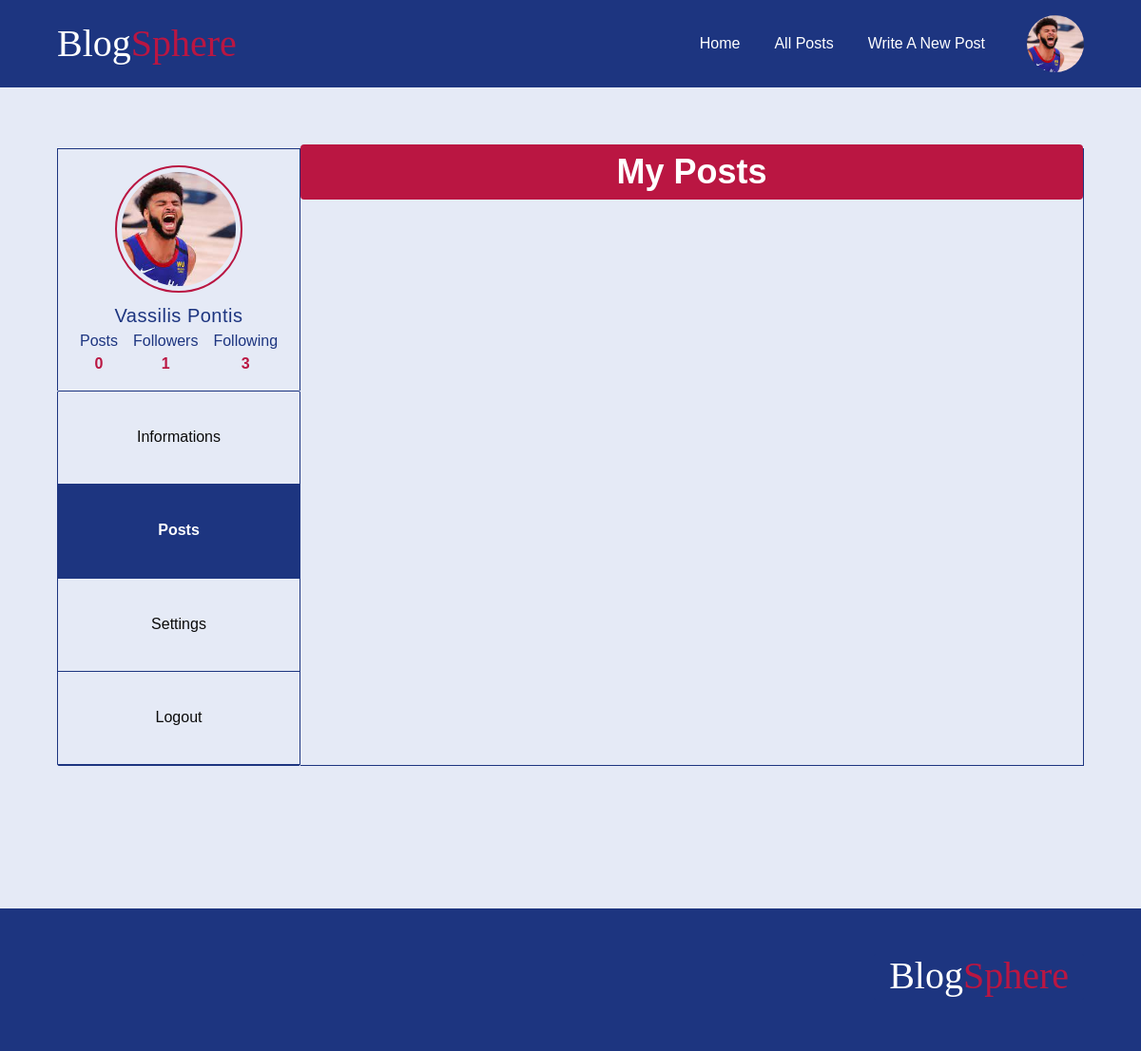
Page /account/MyProfile/?tab=posts (signed in) on the earlier database version.
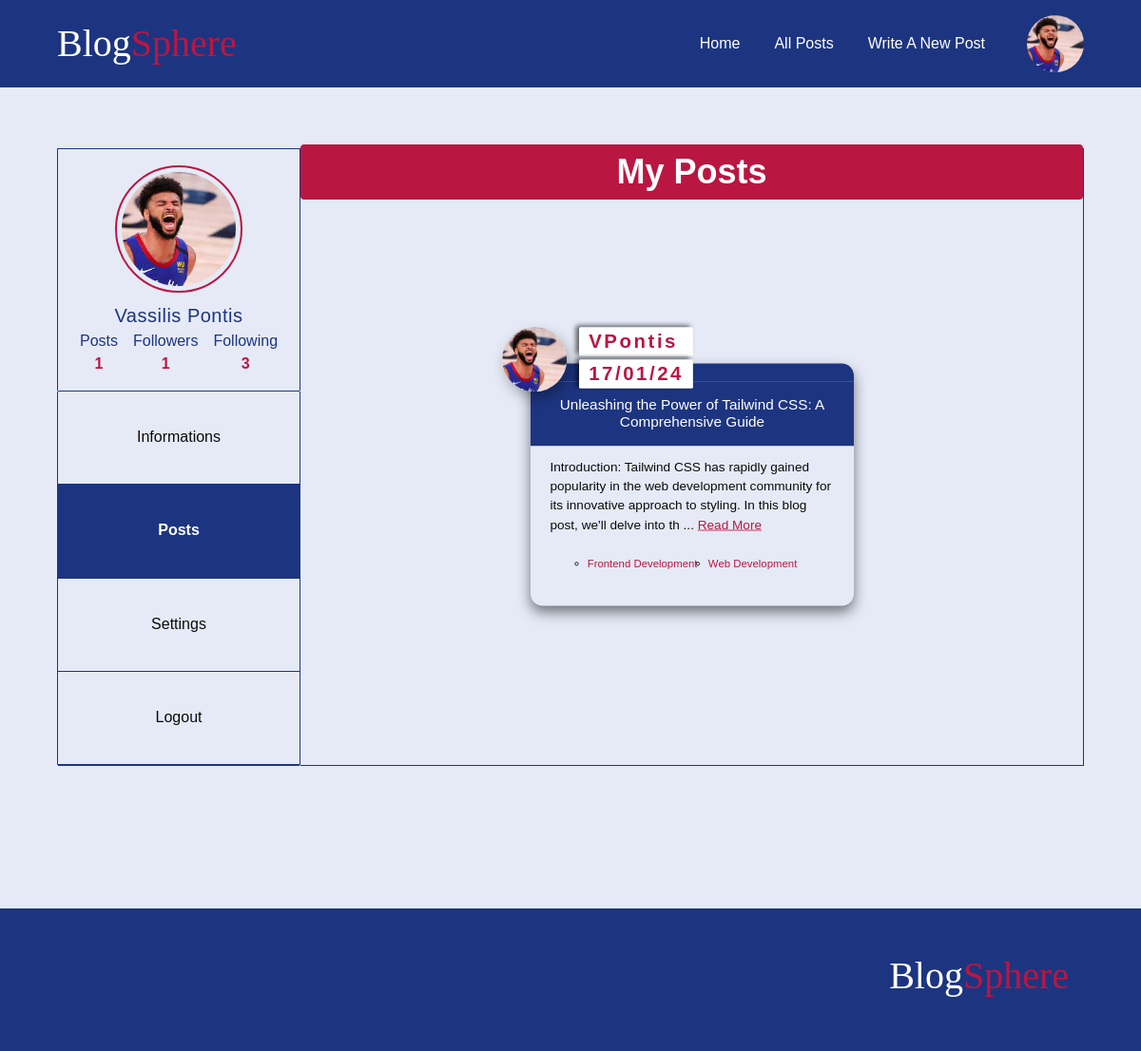
Same page on the later database version.
### blog/models.py (models this page shows, shortened)
class Navigation(models.Model):
    text= models.CharField(max_length=100)
    destination= models.CharField(max_length=100)

class Post(models.Model):
    title = models.CharField(max_length=100)
    author = models.ForeignKey(User,  on_delete=models.CASCADE)
    body = RichTextUploadingField(blank=True, null=True)
    created_at = models.DateField(auto_now=True)
    tags = models.ManyToManyField(Tag)
    slug = models.SlugField(unique=True, editable= False, blank= True, db_index=True, default='')
    comments = models.ManyToManyField('Comment')
    class Meta:
        ordering = ['-created_at']

class Tag(models.Model):
    name = models.CharField(max_length=100)
    def __str__(self):
        return f'{self.name}'

### accounts/models.py (models this page shows, shortened)
class Profile(models.Model):
    MALE = 'M'
    FEMALE = 'F'
    OTHER = 'O'
    GENDER_CHOICES = [
        (MALE, 'Male'),
        (FEMALE, 'Female'),
        (OTHER, 'Other'),
    ]
    user = models.OneToOneField(User, on_delete=models.CASCADE)
    bio = models.TextField(blank=True,null=True,  max_length = 400)
    profile_pic = models.ImageField( blank=True, null=True)
    gender = models.CharField(null=True,  max_length=1,choices=GENDER_CHOICES, default= MALE)
    birthday = models.DateField(null=True, blank = True, default=default_date)
    job = models.CharField(blank=True, null=True,  max_length = 400)
    first_name = models.CharField(null=True, blank=True, max_length=100)
    last_name = models.CharField(null=True, blank=True, max_length=100)
    email = models.EmailField(null=True, blank=True,  max_length=254)
    full_name = models.CharField(null=True, max_length = 200, blank= True)
    country = models.CharField(null=True, blank=True, max_length=100)
    city = models.CharField(null=True, blank=True, max_length=100)
    following = models.ManyToManyField('self',symmetrical=False, blank=True)
    followers = models.ManyToManyField("self", related_name="followed_by", symmetrical=False, blank=True)
    comments = models.ManyToManyField(Comment,related_name='user_comments')

### accounts/views.py (the view)
# urls.py: path('MyProfile/', views.myProfile, name='editProfile'),
def myProfile(request):
     tab = request.GET.get('tab')
     user_profile = Profile.objects.get(user = request.user)
     user = User.objects.get(id = request.user.id)
     my_posts = Post.objects.filter(author = user)
     if request.method == "POST":
        form = UserForm(request.POST, instance=user_profile)
        if form.is_valid():
            user_profile.first_name = form.cleaned_data['first_name']
            user_profile.last_name = form.cleaned_data['last_name']
            user_profile.email = form.cleaned_data['email']
            form.save()
            messages.success(request, 'Profile updated successfully', extra_tags='update-profile')
            return redirect('home')
        else:
           return render(request, 'account/myProfile.html', {'form': form, 'tab': tab, 'my_posts': my_posts, 'user_profile': user_profile})
     else:
        form = UserForm(instance=user_profile)
     context ={
         'form': form,
         'tab': tab,
         "my_posts": my_posts,
         "user_profile": user_profile
     }
     return render(request, 'account/myProfile.html', context)

### blog/context_processors.py (called while the page is built)
def render_Nav_processor(request):
  if request.user.is_authenticated:
    navigation_links = Navigation.objects.exclude(destination = 'login')
  else:
    navigation_links = Navigation.objects.exclude(destination = 'logout').exclude(destination = 'editProfile')
  return  {
        'nav_links': navigation_links
    }

### accounts/templates/account/myProfile.html (shortened to what this page needs)
{% extends "layout.html" %}
{% load static %}
{% block style %}
<link rel="stylesheet" href="{% static 'otherUserProfile.css'%}">
<link rel="stylesheet" href="{% static 'myProfile.css'%}">
<link rel="stylesheet" href="{% static 'article.css' %}">
{% endblock style %}
{% block content %}
<section class="user-profile">
   <div class="user-settings">
<div class="user-image-container">
{% if user_profile.profile_pic  %}
<img class="user-image" src="{{user_profile.profile_pic.url}}" alt="User's profile picture">
{% else %}
<img class="no-picture" src="{% static 'images/no-profile-picture.svg' %}" alt="">
{% endif %}
{% if user_profile.first_name and user_profile.last_name %}
<span class="user-fullname">
   {{user_profile.first_name}} {{user_profile.last_name}}
  </span>
   {% else %}
   <span class="user-fullname">
   {{request.user}}
   </span>
      {% endif %}
<div>
  <div role="table" class="table">
    <div role="row" class="col">
        <div role="columnheader" class="th">Posts</div>
        <div  role="cell" class="td">{{ user_profile.user.post_set.all.count }}</div>
    </div>
    <div role="row" class="col">
        <div role="columnheader" class="th">Followers</div>
        <div  role="cell" class="td">{{ user_profile.followers.count }}</div>
    </div>
    <div role="col" class="col">
        <div role="columnheader" class="th">Following</div>
        <div  role="cell" class="td">{{user_profile.following.count}}</div>
    </div>
   </div>
  </div>
</div>
 <ul class="settings-list">
  <li><a class="{% if tab == 'informations' %} tab-active {% endif %}" href="{% url 'editProfile' %}?tab=informations">Informations</a></li>
   <li><a class="{% if tab == 'posts' %} tab-active {% endif %}" href="{% url 'editProfile' %}?tab=posts">Posts</a></li>
   <li><a class="{% if tab == 'settings' %} tab-active {% endif %}" href="{% url 'editProfile' %}?tab=settings">Settings</a></li>
   <li><a  href="{% url 'logout' %}">Logout</a></li>
 </ul>
</div>
<section class="user-information">
    {% if tab == 'posts' %}
    <h1 class="tab-heading">My Posts </h1>
      {% include "account/components/myProfile/posts.html" %}
    {% endif %}
</section>
</section>
{% endblock content %}

### templates/components/header.html (shortened to what this page needs)
{% load static%}
{% block style %}
<link rel="stylesheet" href="{% static "header.css"%}">
<link rel="stylesheet" href="{% static "article.css"%}">
{% endblock  %}
<header class="nav-header" >
    <div class="container header">
      <div>
       <span class="logo">Blog<span class="brand-accent">Sphere
    </div><nav >
    <ul class="nav">
     {% for link in nav_links %}
       <li>
        <a href="{% url link.destination %}">{{ link.text | title }}</a>
       </li>
       {% endfor %}
       {% if request.user.profile %}
       <button id="profile-pic" >
        {% if request.user.profile.profile_pic %}
        <img class="profile-picture header-picture" src="{{ request.user.profile.profile_pic.url }}" alt="Profile Picture">
     {% endif %}
    </button>{% endif %}
    </ul>
</nav>
</div>
</header>

### templates/components/article.html (shortened to what this page needs)
{% load static %}
<li class="post ">
    <header class="author">
        {% if post.author != request.user %}
         <a href="{% url 'user-profile' username=post.author tab='informations' %}">
            {% else %}
            <a href="{% url 'editProfile' %}?tab=informations">
       {% endif %}
       {% if post.author.profile.profile_pic %}
       <img class="profile-picture" src="{{ post.author.profile.profile_pic.url }}" alt="Profile Picture">
{% else %}
            <img class="no-picture" src="{% static 'images/no-profile-picture.svg' %}" alt="">
            {% endif%}
        </a>
            <div class="author-post__details">
                {% if post.author == request.user  %}
                <a href="{% url 'editProfile' %}?tab=informations">
                    <span class="author-post__details-name">{{post.author.username}}</span> </a>{% endif %}
                    <span class="author-post__details-date">{{post.created_at|date:"d/m/y"}}</span></div>
                </header>
                <a href="{% url 'post' post.slug %}">
        <div class="title-container">
            <h3 class="post-title">{{ post.title }}</h3>
        </div>
        <div class="content">
            <p class="post-content">
                {{ post.body|slice:":175"|safe }}
                {% if post.body|length > 175 %}
                ... <a class="read_more" href="{% url 'post' post.slug %}">Read More</a>
                {% endif %}
            </p>
        </a>
            <div class="row">
                <ul class="tags">
                    {% for tag in post.tags.all %}
                        <li><a href="{% url 'posts'%}?tag={{tag}}" class="tag"> {{tag}}</a></li>
                    {% endfor %}
                </ul>
            </div>
    </li>

Differences in the rows shown:
computed for Profile "Vassilis": user.post_set.all.count "0" → "1"
added Post: author.profile.profile_pic (picture), author.username "VPontis", created_at "17/01/24", title "Unleashing the Power of Tailwind CSS: A Comprehensive Guide", body "Introduction: Tailwind CSS has rapidly gained popularity in the web development community for its innovative approach to styling. In this blog post, we'll delve into th", shows "Read More"
now on this page (row unchanged): Tag: name "Frontend Development"
now on this page (row unchanged): Tag: name "Web Development"
